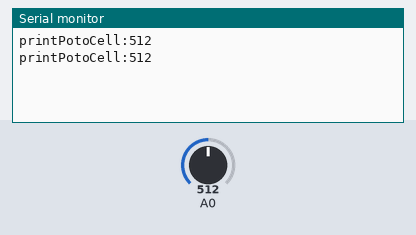
Bench run of a sketch on a simulated Arduino Uno, built with avr-gcc and run on an emulated ATmega328P. Parts: the last lines printed to the serial monitor. The test bench sets the inputs (shaded band); at power-on: A0 = 512.

Above: at 10.8 s.
10.9 s: A0 set to 716
At 15.4 s:
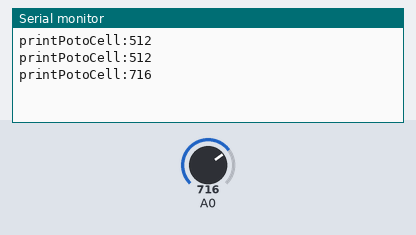
18.4 s: A0 set to 900
At 20.5 s:
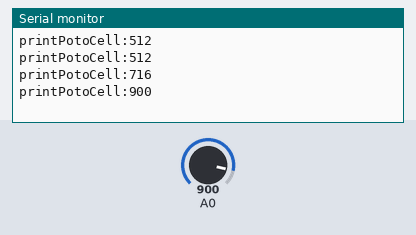
Timing chart, 0 to 22.0 s (numbered marks = the images above; inputs shaded):
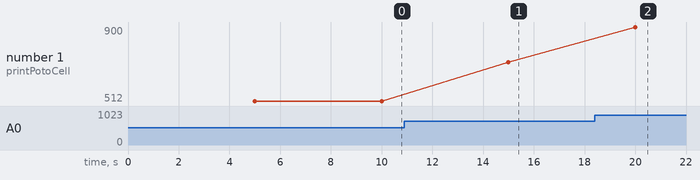

Measured:
- after the input at 10.9 s, the serial monitor: prints a new line after 4.1 s (image 1)
- after the input at 18.4 s, the serial monitor: prints a new line after 1.6 s (image 2)
- plotted number 1: 512 → 716 after the input at 10.9 s, 716 → 900 after the input at 18.4 s

The sketch:

test12SimpleTimer2LEDPhotocell.ino
```cpp
#include <SimpleTimer.h>
#define LED 8
SimpleTimer timer;
int count = 0;
void setup() {
  Serial.begin(9600);
  timer.setInterval(1000,ledONOFF);
  timer.setInterval(5000,printPhotoCell);
}
void ledONOFF(){
  count++;
  if(count%2==0){
    digitalWrite(LED,HIGH);
  }else{
    digitalWrite(LED,LOW);
  }
}

void printPhotoCell(){
  Serial.print("printPotoCell:");
  Serial.println(analogRead(A0));
}

void loop() {
  timer.run();
}
```
